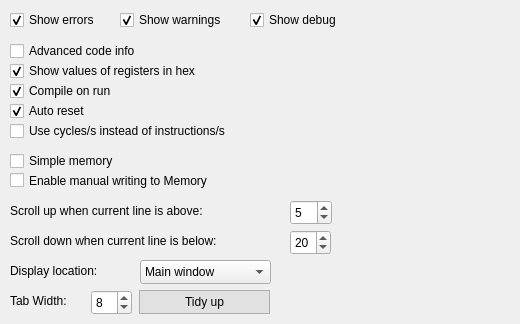
    <widget class="QWidget" name="tabSettings">
     <attribute name="title">
      <string>Settings</string>
     </attribute>
     <widget class="QCheckBox" name="checkBoxError">
      <property name="geometry">
       <rect>
        <x>10</x>
        <y>10</y>
        <width>158</width>
        <height>20</height>
       </rect>
      </property>
      <property name="text">
       <string>Show errors</string>
      </property>
      <property name="checked">
       <bool>true</bool>
      </property>
      <property name="tristate">
       <bool>false</bool>
      </property>
     </widget>
     <widget class="QCheckBox" name="checkBoxWarn">
      <property name="geometry">
       <rect>
        <x>120</x>
        <y>10</y>
        <width>121</width>
        <height>20</height>
       </rect>
      </property>
      <property name="text">
       <string>Show warnings</string>
      </property>
      <property name="checked">
       <bool>true</bool>
      </property>
     </widget>
     <widget class="QCheckBox" name="checkBoxDebug">
      <property name="geometry">
       <rect>
        <x>250</x>
        <y>10</y>
        <width>101</width>
        <height>20</height>
       </rect>
      </property>
      <property name="text">
       <string>Show debug</string>
      </property>
      <property name="checked">
       <bool>true</bool>
      </property>
     </widget>
     <widget class="QCheckBox" name="checkBoxAdvancedInfo">
      <property name="geometry">
       <rect>
        <x>10</x>
        <y>40</y>
        <width>241</width>
        <height>22</height>
       </rect>
      </property>
      <property name="text">
       <string>Advanced code info</string>
      </property>
     </widget>
     <widget class="QCheckBox" name="checkBoxHexRegs">
      <property name="geometry">
       <rect>
        <x>10</x>
        <y>60</y>
        <width>241</width>
        <height>22</height>
       </rect>
      </property>
      <property name="text">
       <string>Show values of registers in hex</string>
      </property>
      <property name="checked">
       <bool>true</bool>
      </property>
     </widget>
     <widget class="QCheckBox" name="checkBoxCompileOnRun">
      <property name="geometry">
       <rect>
        <x>10</x>
        <y>80</y>
        <width>241</width>
        <height>22</height>
       </rect>
      </property>
      <property name="text">
       <string>Compile on run</string>
      </property>
      <property name="checked">
       <bool>true</bool>
      </property>
     </widget>
     <widget class="QSpinBox" name="spinBoxLow">
      <property name="geometry">
       <rect>
        <x>290</x>
        <y>200</y>
        <width>42</width>
        <height>25</height>
       </rect>
      </property>
      <property name="minimum">
       <number>1</number>
      </property>
      <property name="maximum">
       <number>34</number>
      </property>
      <property name="value">
       <number>5</number>
      </property>
     </widget>
     <widget class="QSpinBox" name="spinBoxUp">
      <property name="geometry">
       <rect>
        <x>290</x>
        <y>230</y>
        <width>41</width>
        <height>25</height>
       </rect>
      </property>
      <property name="minimum">
       <number>2</number>
      </property>
      <property name="maximum">
       <number>35</number>
      </property>
      <property name="value">
       <number>20</number>
      </property>
     </widget>
     <widget class="QLabel" name="label">
      <property name="geometry">
       <rect>
        <x>10</x>
        <y>200</y>
        <width>281</width>
        <height>21</height>
       </rect>
      </property>
      <property name="text">
       <string>Scroll up when current line is above:</string>
      </property>
     </widget>
     <widget class="QLabel" name="label_2">
      <property name="geometry">
       <rect>
        <x>10</x>
        <y>230</y>
        <width>281</width>
        <height>21</height>
       </rect>
      </property>
      <property name="text">
       <string>Scroll down when current line is below:</string>
      </property>
     </widget>
     <widget class="QCheckBox" name="checkBoxWriteMemory">
      <property name="geometry">
       <rect>
        <x>10</x>
        <y>170</y>
        <width>341</width>
        <height>21</height>
       </rect>
      </property>
      <property name="text">
       <string>Enable manual writing to Memory</string>
      </property>
     </widget>
     <widget class="QCheckBox" name="checkBoxAutoReset">
      <property name="geometry">
       <rect>
        <x>10</x>
        <y>100</y>
        <width>241</width>
        <height>22</height>
       </rect>
      </property>
      <property name="text">
       <string>Auto reset</string>
      </property>
      <property name="checked">
       <bool>true</bool>
      </property>
     </widget>
     <widget class="QCheckBox" name="checkBoxSimpleMemory">
      <property name="geometry">
       <rect>
        <x>10</x>
        <y>150</y>
        <width>241</width>
        <height>22</height>
       </rect>
      </property>
      <property name="text">
       <string>Simple memory</string>
      </property>
      <property name="checked">
       <bool>false</bool>
      </property>
     </widget>
     <widget class="QCheckBox" name="checkBoxAutoReset_2">
      <property name="geometry">
       <rect>
        <x>10</x>
        <y>120</y>
        <width>501</width>
        <height>22</height>
       </rect>
      </property>
      <property name="text">
       <string>Use cycles/s instead of instructions/s</string>
      </property>
      <property name="checked">
       <bool>false</bool>
      </property>
     </widget>
     <widget class="QComboBox" name="comboBoxDisplayStatus">
      <property name="enabled">
       <bool>true</bool>
      </property>
      <property name="geometry">
       <rect>
        <x>140</x>
        <y>260</y>
        <width>131</width>
        <height>24</height>
       </rect>
      </property>
      <item>
       <property name="text">
        <string>Main window</string>
       </property>
      </item>
      <item>
       <property name="text">
        <string>External window</string>
       </property>
      </item>
     </widget>
     <widget class="QLabel" name="label_11">
      <property name="enabled">
       <bool>true</bool>
      </property>
      <property name="geometry">
       <rect>
        <x>10</x>
        <y>260</y>
        <width>131</width>
        <height>21</height>
       </rect>
      </property>
      <property name="text">
       <string>Display location:</string>
      </property>
     </widget>
     <widget class="QLabel" name="label_12">
      <property name="geometry">
       <rect>
        <x>10</x>
        <y>290</y>
        <width>81</width>
        <height>21</height>
       </rect>
      </property>
      <property name="text">
       <string>Tab Width:</string>
      </property>
     </widget>
     <widget class="QSpinBox" name="spinBoxTabWidth">
      <property name="geometry">
       <rect>
        <x>91</x>
        <y>290</y>
        <width>41</width>
        <height>25</height>
       </rect>
      </property>
      <property name="minimum">
       <number>2</number>
      </property>
      <property name="maximum">
       <number>10</number>
      </property>
      <property name="value">
       <number>8</number>
      </property>
     </widget>
     <widget class="QPushButton" name="buttonTidyUp">
      <property name="geometry">
       <rect>
        <x>139</x>
        <y>290</y>
        <width>131</width>
        <height>24</height>
       </rect>
      </property>
      <property name="styleSheet">
       <string notr="true">QPushButton{
	color: rgb(0,0,0);
	background-color: rgb(225,225,225);
	border: 1px solid rgb(173,173,173);
}
QPushButton:hover{
    background-color: rgb(229, 241, 251);
    border: 1px solid rgb(0, 120, 215);
}
QPushButton:pressed{
 background-color: rgb(204, 228, 247);
 border: 1px solid rgb(0, 120, 215);
}</string>
      </property>
      <property name="text">
       <string>Tidy up</string>
      </property>
     </widget>
    </widget>
